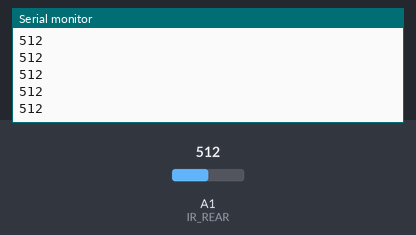
Bench run of a sketch on a simulated Arduino Uno, built with avr-gcc and run on an emulated ATmega328P. Parts: the last lines printed to the serial monitor. The inputs (shaded band) are chosen by the test bench; at power-on: A1 (IR_REAR) = 512.

Above: at 1.2 s.
1.3 s: A1 (IR_REAR) set to 610
At 2.1 s:
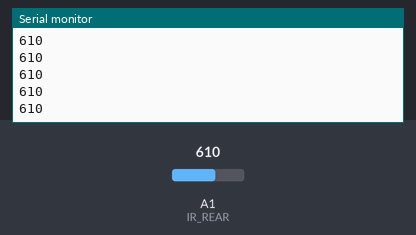
2.8 s: A1 (IR_REAR) set to 590
At 3.7 s:
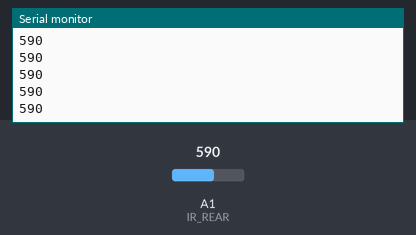
Timing chart, 0 to 5.8 s (numbered marks = the images above; inputs shaded):
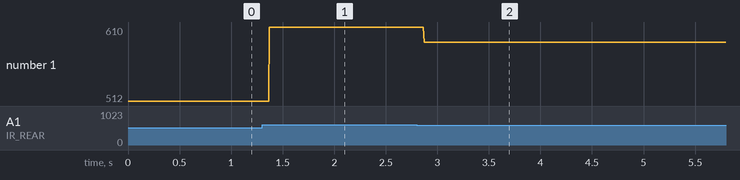

Measured:
- after the input at 1.3 s, the serial monitor: prints a new line after 0.07 s (image 1)
- after the input at 2.8 s, the serial monitor: prints a new line after 0.07 s (image 2)
- plotted number 1: 512 → 610 after the input at 1.3 s, 610 → 590 after the input at 2.8 s

The sketch:

IR_Sensor.ino
```cpp
/*************************************************************

// This main function is scanIRRear, which returns 0 when no IR beacon is detected, and
// 1 when the IR beacon is detected. IR threshold can be modified by (i) the #define line
// below, or (ii) changing the amplification ratio of the op-amp

 ************************************************************/

/*---------------Module Defines-----------------------------*/
#define IR_REAR A1                                                // CHANGE AS NECESSARY
#define IRRearThreshold 600                                       // CHANGE THIS THRESHOLD AS NECESSARY (max possible is around 760ish, if railing is 3.6V)

/*---------------Module Function Prototypes-----------------*/
void SetupPins(void);
int ScanIRRear(void);

/*---------------Module Variables---------------------------*/
int IRRearReading;

/*----------------Main Functions----------------------------*/

void setup() {
  Serial.begin(9600);
  SetupPins();
}

void loop() {
  int output = ScanIRRear();
  Serial.println(IRRearReading);
  // Serial.println(output);
}

/*----------------Module Functions--------------------------*/

void SetupPins() {
  pinMode(IR_REAR, INPUT);
}

int ScanIRRear() {                                    // This outputs 1 when IR reading > threshold, and 0 otherwise
  IRRearReading = analogRead(IR_REAR);
  int rearReached;
  if (IRRearReading < IRRearThreshold)
    rearReached = 0;
  else
    rearReached = 1;
    return rearReached;
}
```
